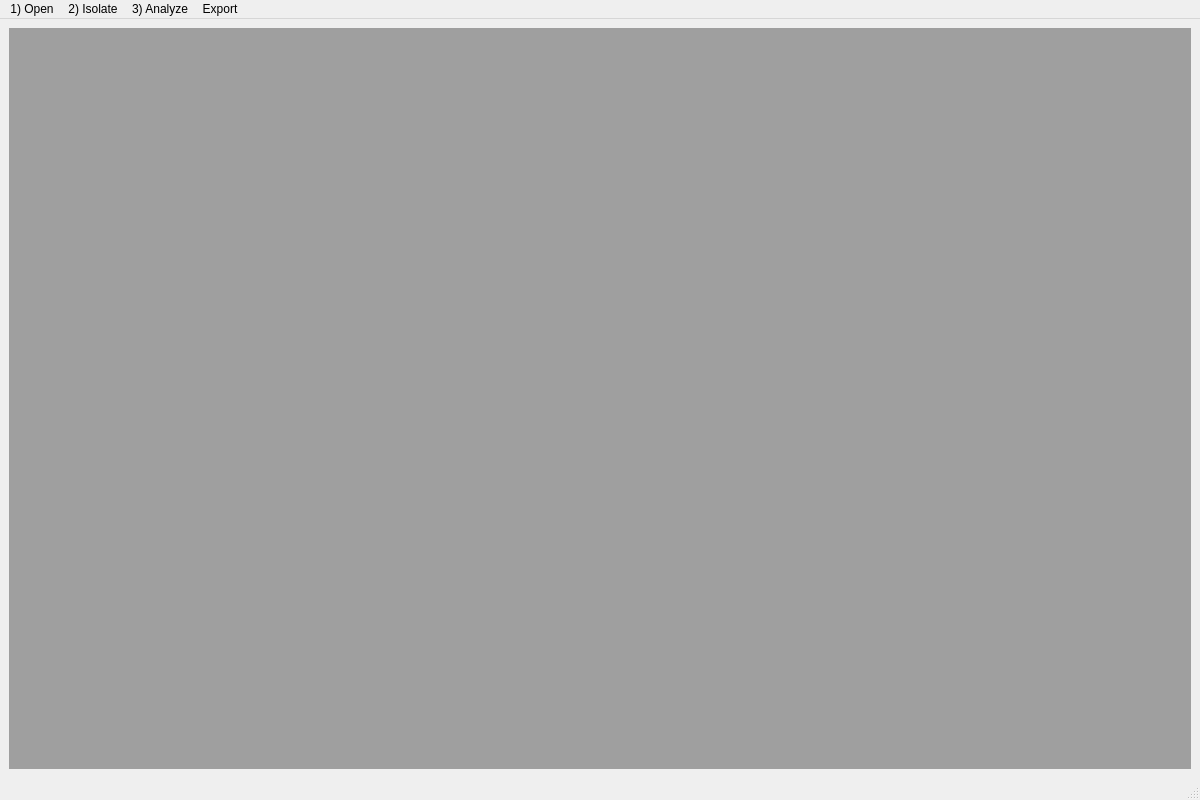
<?xml version="1.0" encoding="UTF-8"?>
<ui version="4.0">
 <class>MDIMainWindow</class>
 <widget class="QMainWindow" name="MDIMainWindow">
  <property name="geometry">
   <rect>
    <x>0</x>
    <y>0</y>
    <width>1200</width>
    <height>800</height>
   </rect>
  </property>
  <property name="sizePolicy">
   <sizepolicy hsizetype="Preferred" vsizetype="Preferred">
    <horstretch>0</horstretch>
    <verstretch>0</verstretch>
   </sizepolicy>
  </property>
  <property name="windowTitle">
   <string>KairoSight</string>
  </property>
  <widget class="QWidget" name="centralwidget">
   <layout class="QVBoxLayout" name="verticalLayout_2">
    <item>
     <layout class="QVBoxLayout" name="verticalLayout">
      <item>
       <widget class="QMdiArea" name="mdiArea"/>
      </item>
     </layout>
    </item>
   </layout>
  </widget>
  <widget class="QMenuBar" name="menubar">
   <property name="geometry">
    <rect>
     <x>0</x>
     <y>0</y>
     <width>1200</width>
     <height>21</height>
    </rect>
   </property>
   <widget class="QMenu" name="menuOpen">
    <property name="title">
     <string>1) Open</string>
    </property>
    <addaction name="actionTIFF"/>
    <addaction name="actionFolder"/>
    <addaction name="separator"/>
   </widget>
   <widget class="QMenu" name="menuIsolate">
    <property name="title">
     <string>2) Isolate</string>
    </property>
    <addaction name="actionStart_Isolate"/>
   </widget>
   <widget class="QMenu" name="menuAnalyze">
    <property name="title">
     <string>3) Analyze</string>
    </property>
    <addaction name="actionStart_Analyze"/>
   </widget>
   <widget class="QMenu" name="menuExport">
    <property name="title">
     <string>Export</string>
    </property>
   </widget>
   <addaction name="menuOpen"/>
   <addaction name="menuIsolate"/>
   <addaction name="menuAnalyze"/>
   <addaction name="menuExport"/>
  </widget>
  <widget class="QStatusBar" name="statusbar"/>
  <action name="actionTIFF">
   <property name="text">
    <string>TIFF</string>
   </property>
   <property name="toolTip">
    <string>.tiff, .tif</string>
   </property>
  </action>
  <action name="actionClose">
   <property name="text">
    <string>Close</string>
   </property>
  </action>
  <action name="actionFolder">
   <property name="text">
    <string>Folder</string>
   </property>
  </action>
  <action name="actionStart_ImagePrep">
   <property name="text">
    <string>Start wizard</string>
   </property>
  </action>
  <action name="actionStart_Isolate">
   <property name="text">
    <string>Start wizard</string>
   </property>
  </action>
  <action name="actionStart_Analyze">
   <property name="text">
    <string>Start wizard</string>
   </property>
  </action>
  <action name="actionStart_Export">
   <property name="text">
    <string>Start wizard</string>
   </property>
  </action>
  <action name="actionExport_CopyPaste">
   <property name="text">
    <string>for Copy + Paste</string>
   </property>
  </action>
 </widget>
 <resources/>
 <connections/>
</ui>
